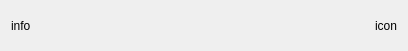
<?xml version="1.0" encoding="UTF-8"?>
<ui version="4.0">
 <class>statusbar</class>
 <widget class="QWidget" name="statusbar">
  <property name="geometry">
   <rect>
    <x>0</x>
    <y>0</y>
    <width>408</width>
    <height>51</height>
   </rect>
  </property>
  <property name="windowTitle">
   <string>Form</string>
  </property>
  <layout class="QHBoxLayout" name="horizontalLayout">
   <item>
    <widget class="QLabel" name="info">
     <property name="sizePolicy">
      <sizepolicy hsizetype="MinimumExpanding" vsizetype="Preferred">
       <horstretch>0</horstretch>
       <verstretch>0</verstretch>
      </sizepolicy>
     </property>
     <property name="text">
      <string>info</string>
     </property>
    </widget>
   </item>
   <item>
    <widget class="QLabel" name="icon">
     <property name="sizePolicy">
      <sizepolicy hsizetype="Maximum" vsizetype="Preferred">
       <horstretch>0</horstretch>
       <verstretch>0</verstretch>
      </sizepolicy>
     </property>
     <property name="text">
      <string>icon</string>
     </property>
    </widget>
   </item>
  </layout>
 </widget>
 <resources/>
 <connections/>
</ui>
